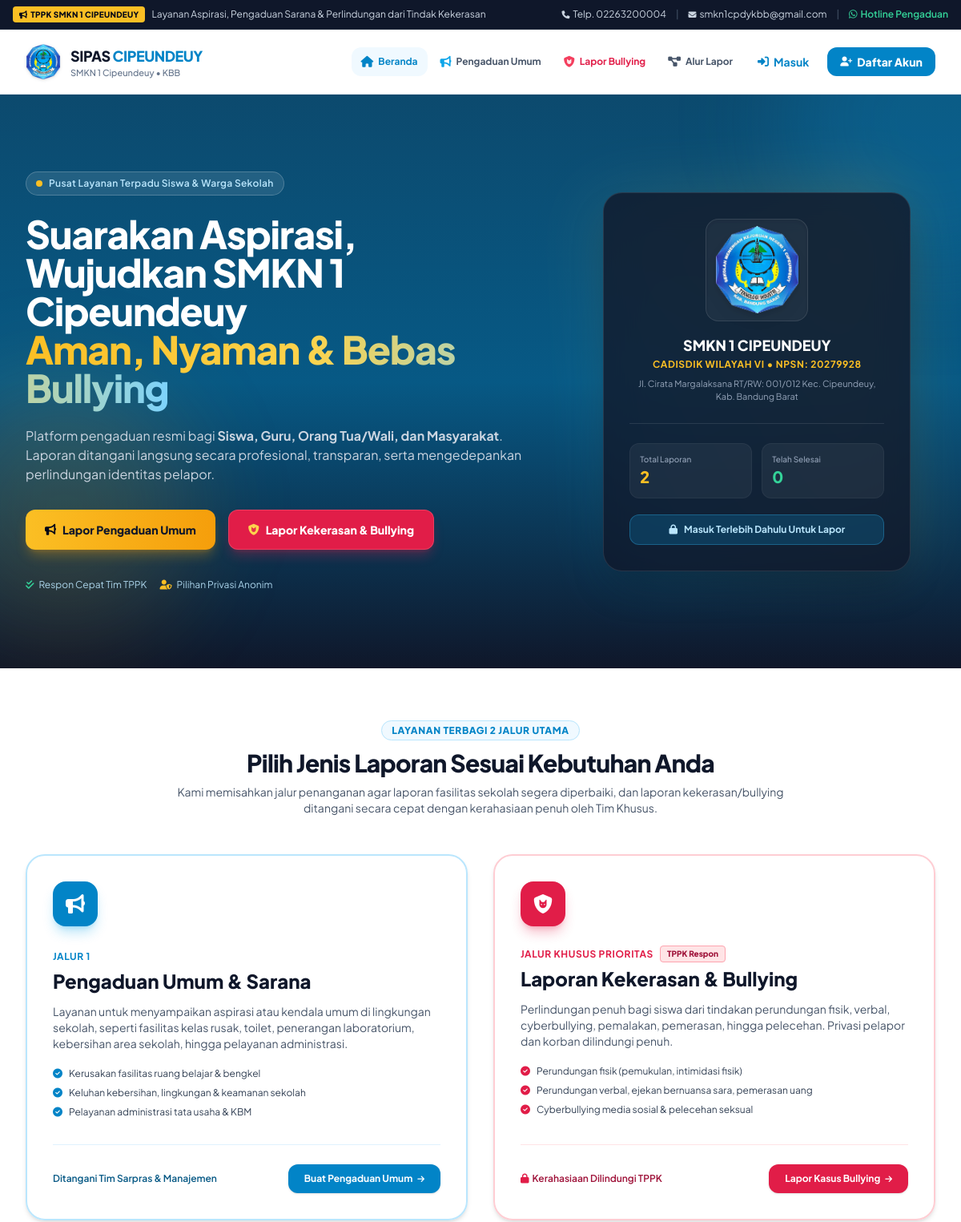
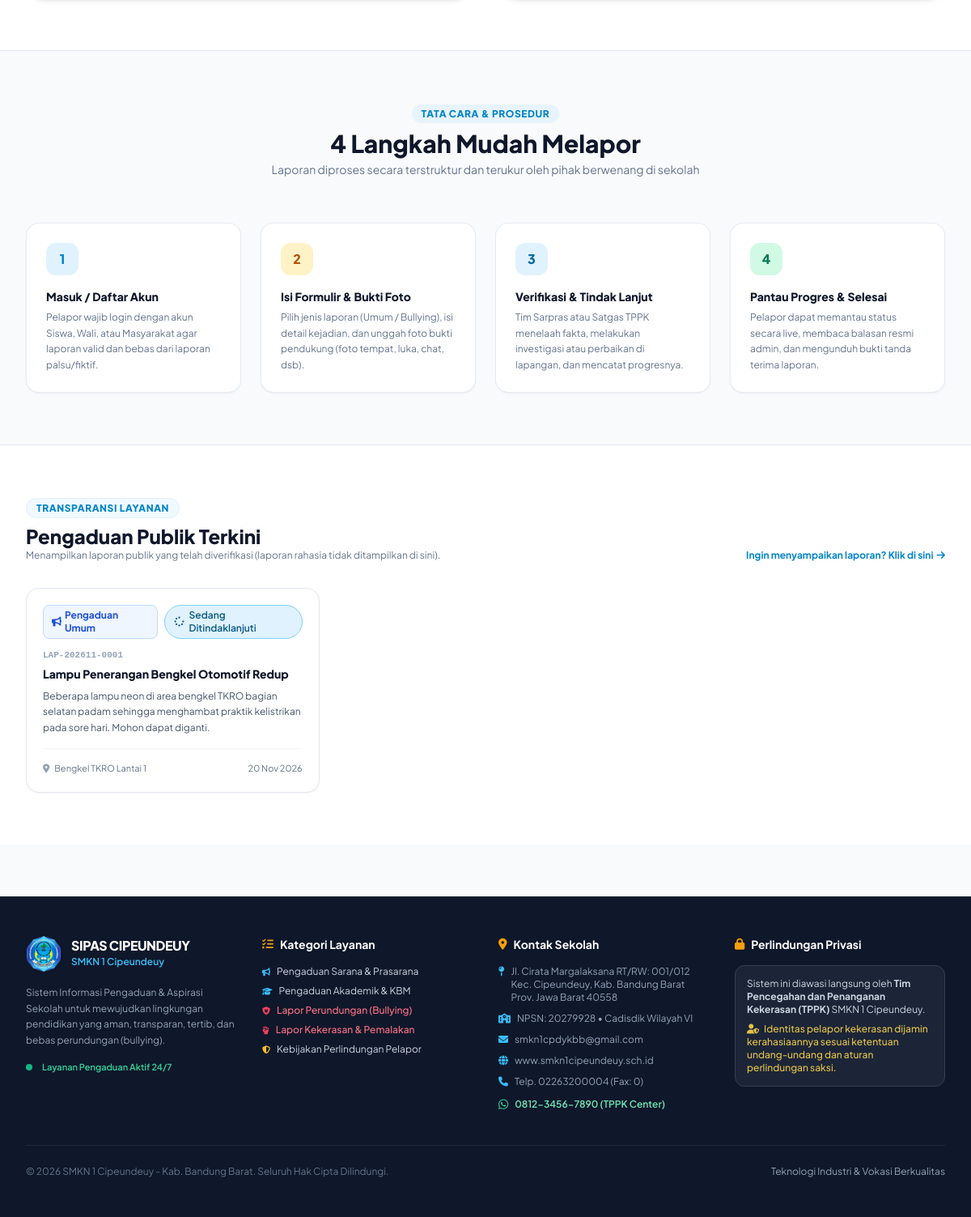
The page / on the database its author committed (2 pictures, top to bottom).
### tables this page shows
CREATE TABLE `pengaduan` (
    `id` INT AUTO_INCREMENT PRIMARY KEY,
    `kode_tiket` VARCHAR(30) NOT NULL UNIQUE,
    `user_id` INT NOT NULL,
    `jenis_laporan` ENUM('umum', 'kekerasan_bullying') NOT NULL,
    `kategori_id` INT NULL,
    `judul` VARCHAR(200) NOT NULL,
    `isi_laporan` TEXT NOT NULL,
    `tanggal_kejadian` DATE NOT NULL,
    `lokasi_kejadian` VARCHAR(150) NOT NULL,
    `foto_bukti` VARCHAR(255) NULL,
    `status_privasi` ENUM('publik', 'rahasia') NOT NULL DEFAULT 'publik' COMMENT 'rahasia: hanya admin/TPPK yang tahu identitas pelapor',
    `prioritas` ENUM('rendah', 'sedang', 'tinggi', 'darurat') NOT NULL DEFAULT 'sedang',
    `status` ENUM('menunggu', 'diproses', 'selesai', 'ditolak') NOT NULL DEFAULT 'menunggu',
    `created_at` TIMESTAMP DEFAULT CURRENT_TIMESTAMP,
    `updated_at` TIMESTAMP DEFAULT CURRENT_TIMESTAMP ON UPDATE CURRENT_TIMESTAMP,
    INDEX `idx_pengaduan_user` (`user_id`),
    INDEX `idx_pengaduan_kategori` (`kategori_id`),
    CONSTRAINT `fk_pengaduan_user` FOREIGN KEY (`user_id`) REFERENCES `users` (`id`) ON DELETE CASCADE,
    CONSTRAINT `fk_pengaduan_kategori` FOREIGN KEY (`kategori_id`) REFERENCES `kategori_pengaduan` (`id`) ON DELETE SET NULL
);

### index.php (the view, shortened to what the rows shown need)
<?php
require_once __DIR__ . '/config/helpers.php';
$db = get_db_connection();
$stmtPublik = $db->query("
    SELECT p.*, k.nama_kategori, u.nama_lengkap, u.tipe_pelapor
    FROM pengaduan p
    LEFT JOIN kategori_pengaduan k ON p.kategori_id = k.id
    LEFT JOIN users u ON p.user_id = u.id
    WHERE p.status_privasi = 'publik'
    ORDER BY p.id DESC
    LIMIT 6
");
$laporanPublik = $stmtPublik->fetchAll();
require_once __DIR__ . '/includes/header.php';
?>
<section class="relative overflow-hidden bg-gradient-to-b from-sky-900 via-sky-800 to-slate-900 text-white py-16 sm:py-24">
    <div class="max-w-7xl mx-auto px-4 sm:px-6 lg:px-8 relative z-10">
        <div class="grid grid-cols-1 lg:grid-cols-12 gap-12 items-center">
            <div class="lg:col-span-7 space-y-6 text-center lg:text-left">
                <h1 class="text-3xl sm:text-4xl lg:text-5xl font-black tracking-tight leading-tight">
                    Suarakan Aspirasi, <br class="hidden sm:inline">
                    Wujudkan SMKN 1 Cipeundeuy <br class="hidden sm:inline">
                    <span class="text-transparent bg-clip-text bg-gradient-to-r from-amber-400 via-amber-300 to-sky-300">
                    </span>
                </h1>
            </div>
        </div>
    </div>
</section>
<section class="py-16 bg-white border-b border-slate-200">
    <div class="max-w-7xl mx-auto px-4 sm:px-6 lg:px-8">
        <div class="text-center max-w-3xl mx-auto mb-12">
            <h2 class="text-2xl sm:text-3xl font-black text-slate-900 mt-3 tracking-tight">
                Pilih Jenis Laporan Sesuai Kebutuhan Anda
            </h2>
        </div>
    </div>
</section>
<section id="alur" class="py-16 bg-slate-50 border-b border-slate-200">
    <div class="max-w-7xl mx-auto px-4 sm:px-6 lg:px-8">
        <div class="text-center max-w-2xl mx-auto mb-14">
            <h2 class="text-2xl sm:text-3xl font-black text-slate-900 mt-2">
                4 Langkah Mudah Melapor
            </h2>
        </div>
    </div>
</section>
<section class="py-16 bg-white">
    <div class="max-w-7xl mx-auto px-4 sm:px-6 lg:px-8">
        <div class="flex flex-col sm:flex-row justify-between items-start sm:items-end mb-8 gap-4">
            <div>
                <h2 class="text-2xl font-black text-slate-900 mt-2">
                    Pengaduan Publik Terkini
                </h2>
            </div>
        </div>
        <?php if (empty($laporanPublik)): ?>
            <div class="p-8 text-center bg-slate-50 rounded-2xl border border-slate-200 text-slate-500 text-xs">
                <i class="fa-solid fa-clipboard-check text-3xl text-slate-400 mb-2"></i>
                <p>Belum ada pengaduan publik yang dipublikasikan.</p>
            </div>
        <?php else: ?>
            <div class="grid grid-cols-1 md:grid-cols-2 lg:grid-cols-3 gap-6">
                <?php foreach ($laporanPublik as $lap): ?>
                    <div class="bg-white rounded-2xl border border-slate-200 p-5 shadow-sm hover:shadow-md transition flex flex-col justify-between">
                        <div>
                            <div class="flex items-center justify-between gap-2 mb-3">
                                <?= render_jenis_badge($lap['jenis_laporan']) ?>
                                <?= render_status_badge($lap['status']) ?>
                            </div>
                            <div class="text-[11px] font-mono font-bold text-slate-400 mb-1">
                                <?= htmlspecialchars($lap['kode_tiket']) ?>
                            </div>
                            <h4 class="font-extrabold text-sm text-slate-900 mb-2 line-clamp-2">
                                <?= htmlspecialchars($lap['judul']) ?>
                            </h4>
                            <p class="text-xs text-slate-600 line-clamp-3 mb-4 leading-relaxed">
                                <?= htmlspecialchars($lap['isi_laporan']) ?>
                            </p>
                        </div>
                        <div class="pt-4 border-t border-slate-100 flex items-center justify-between text-[11px] text-slate-500">
                            <div class="flex items-center gap-1.5">
                                <i class="fa-solid fa-location-dot text-slate-400"></i>
                                <span class="truncate max-w-[140px]"><?= htmlspecialchars($lap['lokasi_kejadian']) ?></span>
                            </div>
                            <span><?= date('d M Y', strtotime($lap['tanggal_kejadian'])) ?></span>
                        </div>
                    </div>
                <?php endforeach; ?>
            </div>
        <?php endif; ?>
    </div>
</section>
<?php require_once __DIR__ . '/includes/footer.php'; ?>

### config/helpers.php (shortened to what the rows shown need)
<?php
function render_status_badge($status) {
    switch ($status) {
        case 'diproses':
            return '<span class="inline-flex items-center gap-1.5 px-3 py-1 rounded-full text-xs font-semibold bg-sky-100 text-sky-800 border border-sky-300"><i class="fa-solid fa-spinner fa-spin"></i> Sedang Ditindaklanjuti</span>';
    }
}
function render_jenis_badge($jenis) {
    return '<span class="inline-flex items-center gap-1 px-2.5 py-1 rounded-lg text-xs font-bold bg-blue-50 text-blue-700 border border-blue-200"><i class="fa-solid fa-bullhorn"></i> Pengaduan Umum</span>';
}

### rows shown on the page
pengaduan: status "diproses" (drawn), kode_tiket "LAP-202611-0001", judul "Lampu Penerangan Bengkel Otomotif Redup", isi_laporan "Beberapa lampu neon di area bengkel TKRO bagian selatan padam sehingga menghambat praktik kelistrikan pada sore hari. Mohon dapat diganti.", lokasi_kejadian "Bengkel TKRO Lantai 1", tanggal_kejadian "20 Nov 2026"

### other values the page prints
$stat['total'] "2"
$stat['total_selesai'] "0"
